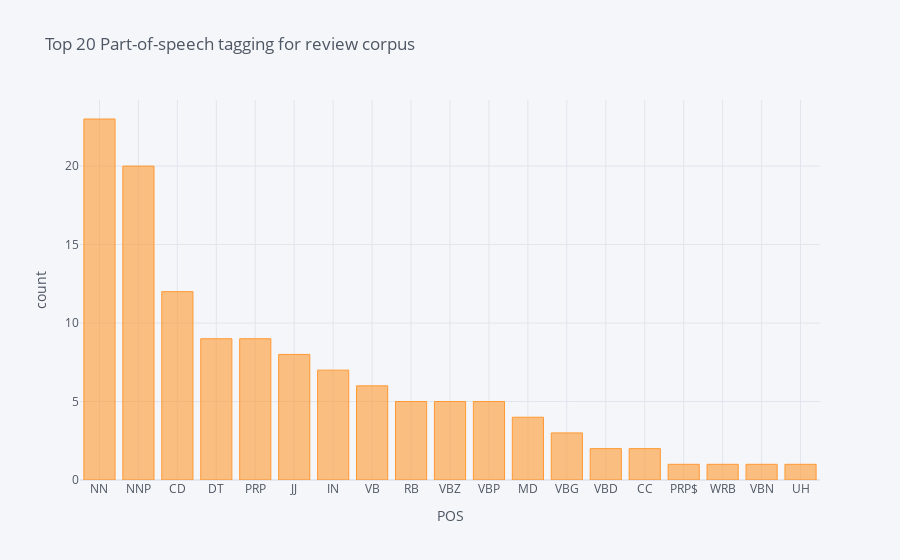

The cell this chart's notebook holds for it:
### Markdown cell above
### Top 20 part-of-speech tagging of review corpus

### Code cell
import nltk
nltk.download('punkt')
nltk.download('averaged_perceptron_tagger')
blob = TextBlob(str(df['Review Text']))
pos_df = pd.DataFrame(blob.tags, columns = ['word' , 'pos'])
pos_df = pos_df.pos.value_counts()[:20]
pos_df.iplot(
    kind='bar',
    xTitle='POS',
    yTitle='count', 
    title='Top 20 Part-of-speech tagging for review corpus')

### Figure 1 — Plotly figure (JSON) as saved in the notebook; plotly's stock layout.template omitted (floating-point values rounded to 4 significant figures)
{"data": [{"name": "pos", "text": "", "y": [23, 20, 12, 9, 9, 8, 7, 6, 5, 5, 5, 4, 3, 2, 2, 1, 1, 1, 1], "marker": {"color": "rgba(255, 153, 51, 0.6)", "line": {"color": "rgba(255, 153, 51, 1.0)", "width": 1}}, "x": ["NN", "NNP", "CD", "DT", "PRP", "JJ", "IN", "VB", "RB", "VBZ", "VBP", "MD", "VBG", "VBD", "CC", "PRP$", "WRB", "VBN", "UH"], "type": "bar", "orientation": "v"}], "layout": {"title": {"text": "Top 20 Part-of-speech tagging for review corpus", "font": {"color": "#4D5663"}}, "paper_bgcolor": "#F5F6F9", "plot_bgcolor": "#F5F6F9", "yaxis": {"tickfont": {"color": "#4D5663"}, "zerolinecolor": "#E1E5ED", "title": {"text": "count", "font": {"color": "#4D5663"}}, "gridcolor": "#E1E5ED", "showgrid": true}, "xaxis": {"tickfont": {"color": "#4D5663"}, "zerolinecolor": "#E1E5ED", "title": {"text": "POS", "font": {"color": "#4D5663"}}, "gridcolor": "#E1E5ED", "showgrid": true}, "legend": {"bgcolor": "#F5F6F9", "font": {"color": "#4D5663"}}}}
